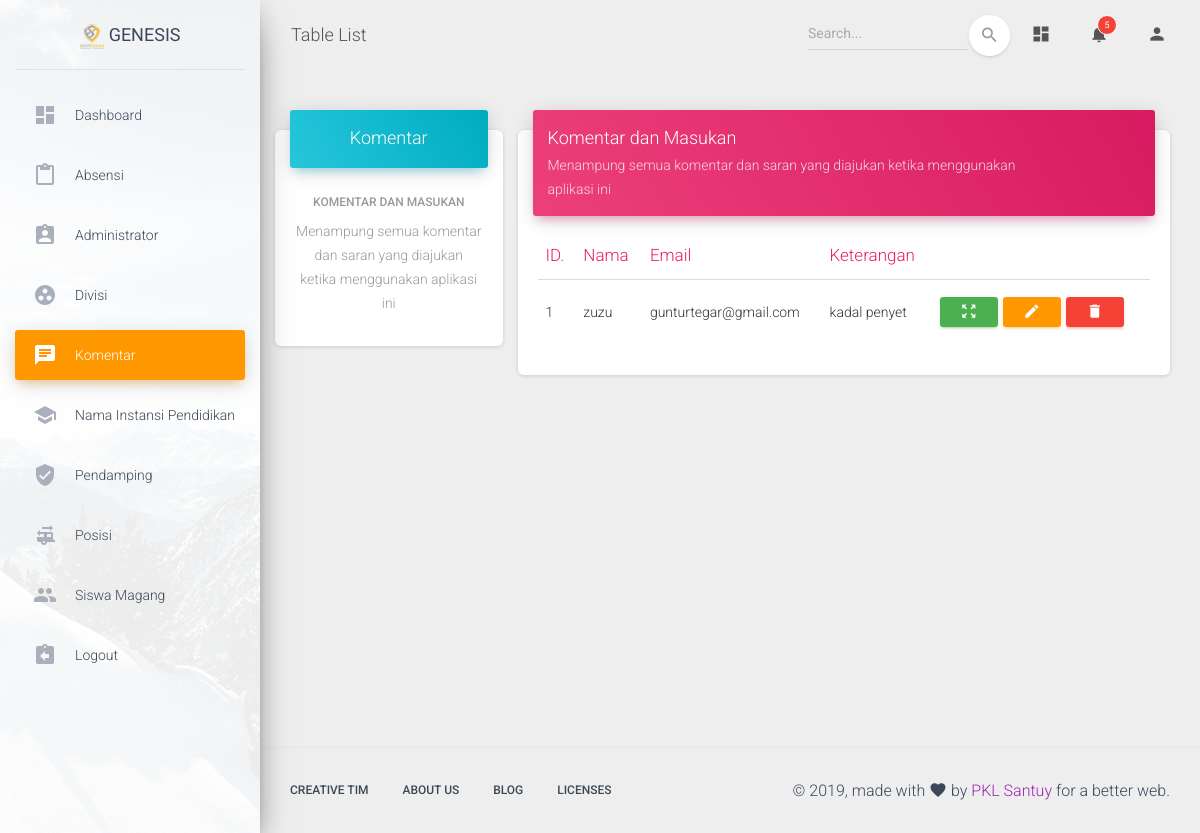
Page /index.php/Admin/Komentar on the earlier database version.
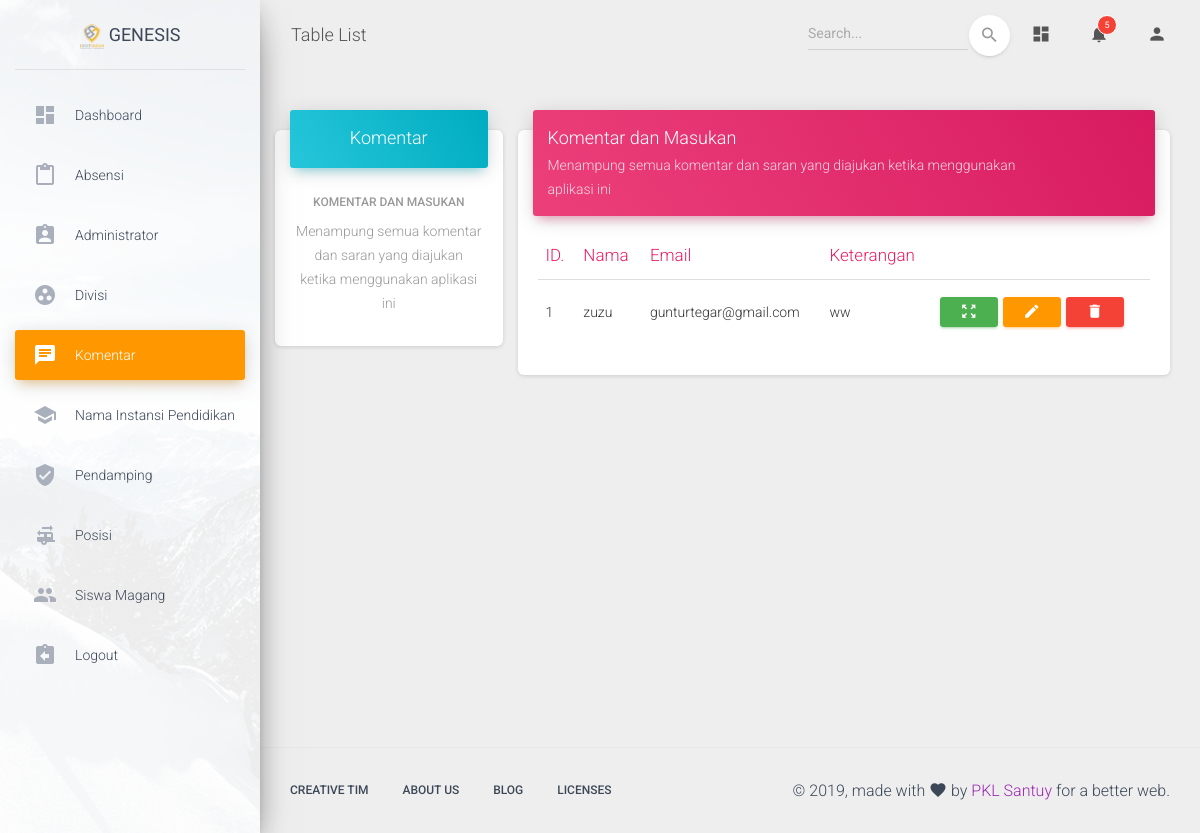
Same page on the later database version.
### tables this page shows
CREATE TABLE `komentar` (
  `id_komentar` int(11) NOT NULL,
  `nama` varchar(45) NOT NULL,
  `email` varchar(55) NOT NULL,
  `keterangan` text NOT NULL
);

### application/controllers/Admin/Komentar.php (called while the page is built, shortened)
<?php
class Komentar extends CI_Controller {
	public function __construct()
	{
		$this->load->library('form_validation');
		$this->load->model('KomentarModel');
	}
	public function index()
	{
		$data['data'] = $this->KomentarModel->get();
		$this->load->view('admin/komentar/template/header');
		$this->load->view('admin/komentar/index',$data);
		$this->load->view('admin/komentar/template/footer');
	}
}

### index.php (called while the page is built, shortened)
<?php
require_once BASEPATH.'core/CodeIgniter.php';

### application/models/KomentarModel.php (called while the page is built, shortened)
<?php
class KomentarModel extends CI_Model {
	public function get()
	{
		$this->db->select("komentar.*");
		$this->db->order_by('id_komentar','desc');
		return $this->db->get('komentar')->result();
	}
}

### application/views/admin/komentar/index.php (the view)
<?php $c_name = "Komentar" ?>
      <div class="content">
        <div class="container-fluid">
          <div class="row">
            <div class="col-md-3">
              <div class="row">
                <div class="card card-profile">
                  <a href="<?php echo base_url('Barang/create')?>">
                    <div class="card-header card-header-info">
                      <h4 class="card-title">Komentar</h4>
                    </div>
                  </a>
                  <div class="card-body">
                    <h6 class="card-category text-gray">Komentar dan Masukan</h6>
                    <p class="card-description">
                      Menampung semua komentar dan saran yang diajukan ketika menggunakan aplikasi ini
                    </p>
                  </div>
                </div>
              </div>
            </div>
            <div class="col-md-9">
              <div class="card">
                <div class="card-header card-header-rose">
                  <div class="row">
                    <div class="col-md-10">
                  <h4 class="card-title ">Komentar dan Masukan</h4>
                  <p class="card-category"> Menampung semua komentar dan saran yang diajukan ketika menggunakan aplikasi ini</p>
                </div>
              </div>
            </div>
                <div class="card-body">
                  <div class="table-responsive">
                    <table class="table">
                      <thead class=" text-rose">
                        <th>ID.</th>
                        <th>Nama</th>
                        <th>Email</th>
                        <th>Keterangan</th>
                        <th></th>
                      </thead>
                      <tbody>
                        <?php foreach ($data as $key => $value): ?>
                          <tr>
                            <td><?php echo ++$key; ?></td>
                            <td><?php echo $value->nama ?></td>
                            <td><?php echo $value->email ?></td>
                            <td><?php echo $value->keterangan ?></td>
                            <td>
                              <a class="btn btn-sm btn-success" href="#" rel="tooltip" title="Detail"><i class="material-icons">zoom_out_map</i></a>
                              <a class="btn btn-sm btn-warning" href="<?php echo site_url("Admin/".$c_name."/update/".$value->id_komentar) ?>"  rel="tooltip" title="Edit"><i class="material-icons">edit</i></a>
                              <a href="<?php echo site_url("Admin/".$c_name."/delete/".$value->id_komentar) ?>" onclick="return confirm('Apakah anda yakin?')" class="btn btn-sm btn-danger"  rel="tooltip" title="Hapus"><i class="material-icons">delete</i></a>
                            </td>
                          </tr>
                          <?php endforeach ?>
                      </tbody>
                    </table>
                  </div>
                </div>
              </div>
            </div>
          </div>
        </div>
      </div>

Differences in the rows shown:
changed komentar "zuzu": keterangan "kadal penyet" → "ww"
